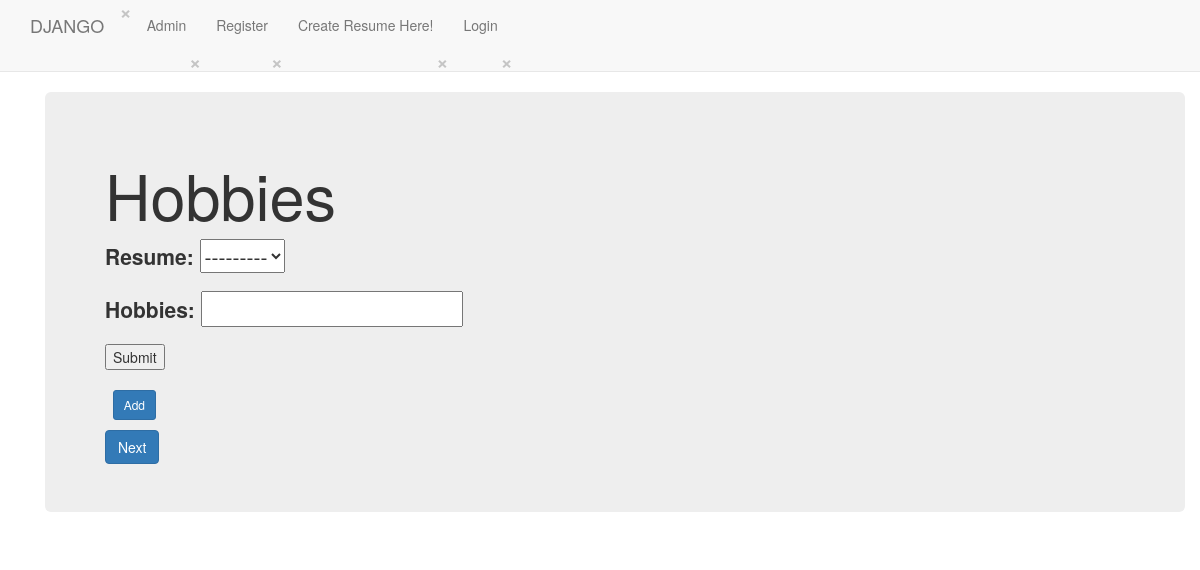
The page /dappx/hobbie/ on the database as committed earlier.
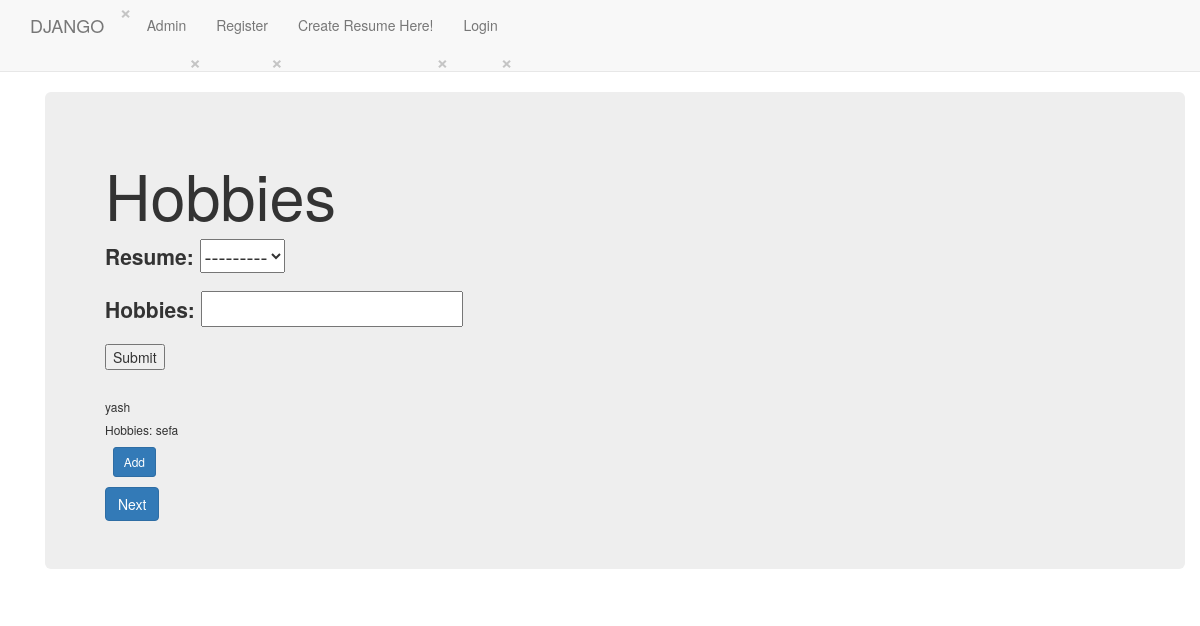
The same page on the database as committed later.
### dappx/models.py (models this page shows)
class Hobbies(models.Model):
    resume = models.ForeignKey(Resume, on_delete=models.CASCADE, blank=True)
    hobbies = models.CharField(max_length=5000, blank=True)

class Resume(models.Model):
    name = models.CharField(max_length=255)
    created_at = models.DateTimeField(auto_now_add=True, editable=False)
    updated_at = models.DateTimeField(auto_now=True)
    user = models.ForeignKey(User, on_delete=models.CASCADE, blank=True)
    def __str__(self):
        return self.name

### dappx/views.py (the view, shortened to what this page needs)
class HobbiesView(TemplateView):
    template_name = 'dappx/hobbie.html'
    def get(self, request):
        form = HobbiesForm()
        qs = Hobbies.objects.all()
        args = {'form': form, 'qs': qs}
        return render(request, self.template_name, args)

### dappx/forms.py
class HobbiesForm(forms.ModelForm):
    hobbies = forms.CharField()
    class Meta:
        model = Hobbies
        fields = "__all__"

### templates/dappx/hobbie.html (shortened to what this page needs)
{% extends "dappx/base.html" %}
{% load static %}
{% block body_block %}
<div class="container">
    <div class="jumbotron">
        <h1>Hobbies</h1>
        <form  method="post">
            {{ form.as_p }}
            <input type="submit" value="Submit">
        </form><br>
        {% for q in qs %}
        <h6>{{ q.resume }}</h6>
        <h6>Hobbies: {{ q.hobbies }}</h6>
        {% endfor %}
        <span onclick="newElement()" class="addBtn"> &nbsp; <Button class="btn btn-primary btn-sm">Add</Button></span>
        <a class="btn btn-primary" href="/">Next</a>
    </div>
</div>
{% endblock %}

Rows that differ between the two databases and show on the page:
added Hobbies: resume "yash", hobbies "sefa"
